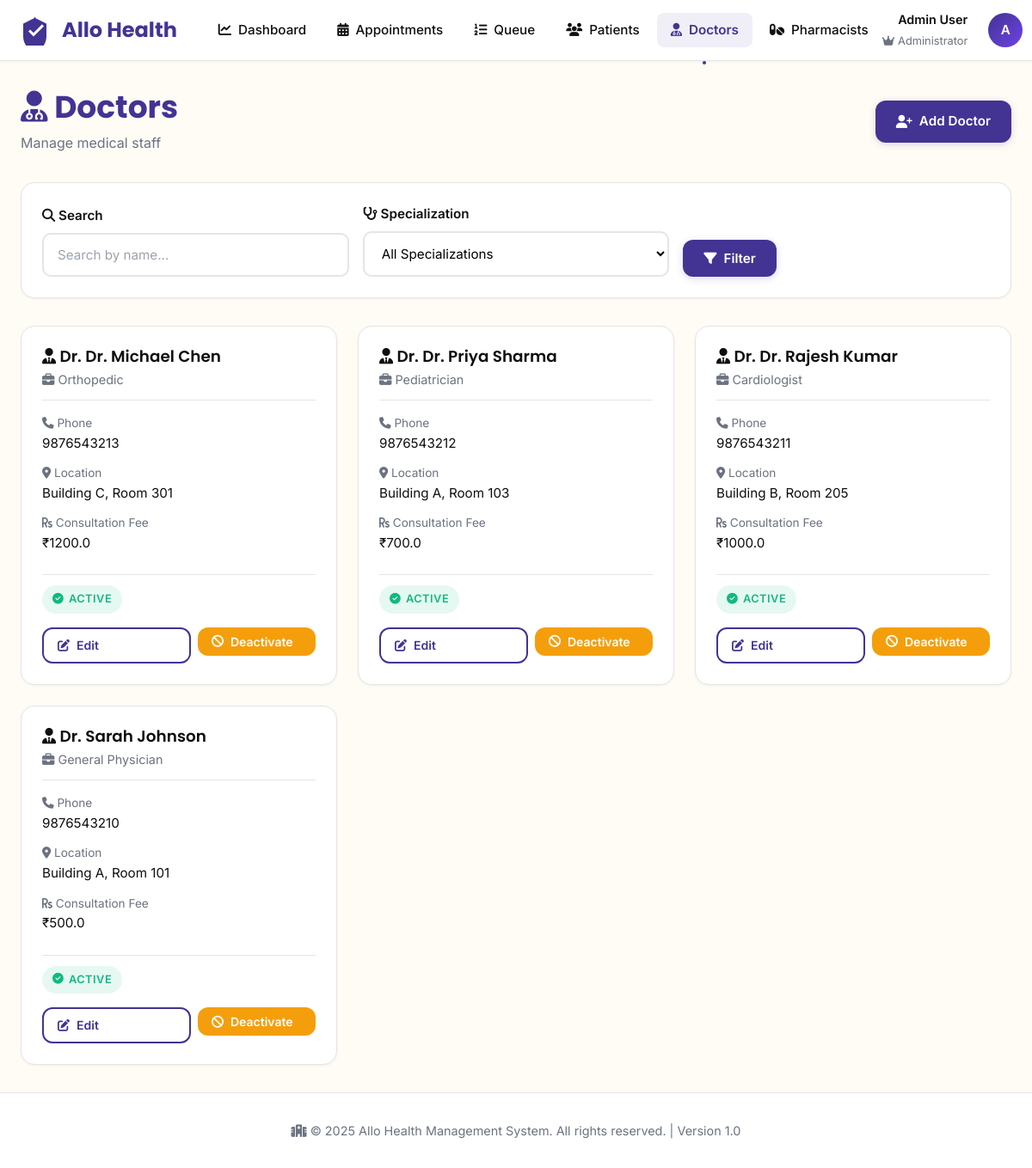
/doctors (signed in), run on the app's committed database.
### app.py (models this page shows, shortened)
class User(UserMixin, db.Model):
    __tablename__ = 'users'
    id = db.Column(db.Integer, primary_key=True)
    emp_no = db.Column(db.String(80), unique=True, nullable=False, index=True)
    email = db.Column(db.String(120), unique=True, nullable=False, index=True)
    password_hash = db.Column(db.String(255), nullable=False)
    full_name = db.Column(db.String(120))
    role = db.Column(db.String(20), nullable=False, default='receptionist')  # admin, receptionist, doctor, pharmacist
    is_active = db.Column(db.Boolean, default=True)
    created_at = db.Column(db.DateTime, default=datetime.utcnow)
    doctor_profile = db.relationship('Doctor', backref='user', uselist=False, cascade='all, delete-orphan')
    appointments_created = db.relationship('Appointment', backref='creator', foreign_keys='Appointment.created_by')

class Doctor(db.Model):
    __tablename__ = 'doctors'
    id = db.Column(db.Integer, primary_key=True)
    user_id = db.Column(db.Integer, db.ForeignKey('users.id'), nullable=False, unique=True)
    specialization = db.Column(db.String(100), nullable=False, index=True)
    gender = db.Column(db.String(20))
    location = db.Column(db.String(200), index=True)
    phone = db.Column(db.String(20))
    availability = db.Column(db.Text)
    consultation_fee = db.Column(db.Float, default=0.0)
    is_active = db.Column(db.Boolean, default=True)
    created_at = db.Column(db.DateTime, default=datetime.utcnow)
    appointments = db.relationship('Appointment', backref='doctor', lazy='dynamic', cascade='all, delete-orphan')
    queue_entries = db.relationship('QueueEntry', backref='doctor', lazy='dynamic')
    prescriptions = db.relationship('Prescription', backref='doctor', lazy='dynamic')

### app.py (the view, shortened to what this page needs)
@app.route('/doctors')
@login_required
@receptionist_required
def doctors():
    search = request.args.get('search', '')
    specialization = request.args.get('specialization', '')
    query = Doctor.query.join(User)
    if specialization:
        query = query.filter(Doctor.specialization.ilike(f'%{specialization}%'))
    doctors_list = query.order_by(User.full_name).all()
    specializations = db.session.query(Doctor.specialization).distinct().all()
    specializations = [s[0] for s in specializations if s[0]]
    return render_template('doctors.html',
                         doctors=doctors_list,
                         specializations=specializations,
                         search=search,
                         selected_spec=specialization)

### app.py (called while the page is built)
@login_manager.user_loader
def load_user(user_id):
    return User.query.get(int(user_id))

def receptionist_required(f):
    @wraps(f)
    def decorated_function(*args, **kwargs):
        if not current_user.is_authenticated or current_user.role not in ['admin', 'receptionist']:
            flash('You do not have permission to access this page.', 'danger')
            return redirect(url_for('dashboard'))
        return f(*args, **kwargs)
    return decorated_function

### templates/doctors.html (shortened to what this page needs)
{% extends "base.html" %}
{% block extra_css %}
<link rel="stylesheet" href="https://cdnjs.cloudflare.com/ajax/libs/font-awesome/6.4.0/css/all.min.css">
{% endblock %}
{% block content %}
<div class="page-header" style="display: flex; justify-content: space-between; align-items: center; flex-wrap: wrap; gap: 1rem;">
  <div>
    <h1 class="page-title"><i class="fas fa-user-md"></i> Doctors</h1>
    <p class="page-subtitle">Manage medical staff</p>
  </div>
  {% if current_user.role == 'admin' %}
    <a href="{{ url_for('doctor_new') }}" class="btn btn-primary"><i class="fas fa-user-plus"></i> Add Doctor</a>
  {% endif %}
</div>
<div class="card" style="margin-bottom: 2rem;">
  <form method="GET" style="display: grid; gap: 1rem; grid-template-columns: repeat(auto-fit, minmax(200px, 1fr)); align-items: end;">
    <div>
      <label class="form-label"><i class="fas fa-search"></i> Search</label>
      <input
        type="text"
        name="search"
        class="form-control"
        placeholder="Search by name..."
        value="{{ search }}"
      >
    </div>
    <div>
      <label class="form-label"><i class="fas fa-stethoscope"></i> Specialization</label>
      <select name="specialization" class="form-control">
        <option value="">All Specializations</option>
      </select>
    </div>
    <div>
      <button type="submit" class="btn btn-primary"><i class="fas fa-filter"></i> Filter</button>
    </div>
  </form>
</div>
<div class="grid grid-cols-3">
  {% for doctor in doctors %}
  <div class="card">
    <div class="card-header" style="margin-bottom: 1rem; padding-bottom: 0.75rem;">
      <div>
        <h3 class="card-title" style="font-size: 1.15rem; margin-bottom: 0.25rem;"><i class="fas fa-user-tie"></i> Dr. {{ doctor.user.full_name }}</h3>
        <p style="color: var(--text-gray); font-size: 0.9rem;"><i class="fas fa-briefcase"></i> {{ doctor.specialization }}</p>
      </div>
    </div>
    <div class="card-body">
      <div style="display: grid; gap: 0.75rem; font-size: 0.95rem;">
        {% if doctor.phone %}
        <div>
          <p style="color: var(--text-gray); font-size: 0.85rem;"><i class="fas fa-phone"></i> Phone</p>
          <p>{{ doctor.phone }}</p>
        </div>
        {% endif %}
        {% if doctor.location %}
        <div>
          <p style="color: var(--text-gray); font-size: 0.85rem;"><i class="fas fa-map-marker-alt"></i> Location</p>
          <p>{{ doctor.location }}</p>
        </div>
        {% endif %}
        {% if doctor.consultation_fee %}
        <div>
          <p style="color: var(--text-gray); font-size: 0.85rem;"><i class="fas fa-rupee-sign"></i> Consultation Fee</p>
          <p>₹{{ doctor.consultation_fee }}</p>
        </div>
        {% endif %}
        <div style="margin-top: 0.75rem; padding-top: 0.75rem; border-top: 1px solid var(--border-gray);">
          <span class="badge {% if doctor.is_active %}badge-success{% else %}badge-danger{% endif %}">
            {% if doctor.is_active %}<i class="fas fa-check-circle"></i> Active{% else %}<i class="fas fa-ban"></i> Inactive{% endif %}
          </span>
        </div>
      </div>
      {% if current_user.role == 'admin' %}
      <div style="display: flex; gap: 0.5rem; margin-top: 1rem;">
        <a href="{{ url_for('doctor_edit', id=doctor.id) }}" class="btn btn-sm btn-secondary" style="flex: 1; text-align: center;"><i class="fas fa-edit"></i> Edit</a>
        <form method="POST" action="{{ url_for('doctor_toggle_active', id=doctor.id) }}" style="flex: 1;">
          <button type="submit" class="btn btn-sm {% if doctor.is_active %}btn-warning{% else %}btn-success{% endif %}" style="width: 100%;">
            {% if doctor.is_active %}<i class="fas fa-ban"></i> Deactivate{% else %}<i class="fas fa-check"></i> Activate{% endif %}
          </button>
        </form>
      </div>
      {% endif %}
    </div>
  </div>
  {% endfor %}
</div>
{% endblock %}

### templates/base.html (shortened to what this page needs)
<!DOCTYPE html>
<html lang="en">
  <head>
    <link
      rel="stylesheet"
      href="https://cdnjs.cloudflare.com/ajax/libs/font-awesome/6.4.0/css/all.min.css"
    />
    {% block extra_css %}{% endblock %}
  </head>
  <body>
    <nav class="navbar">
      <div class="navbar-container">
        {% if current_user.is_authenticated and current_user.role == 'doctor' %}
        <a href="{{ url_for('doctor_dashboard') }}" class="navbar-brand">
          <svg viewBox="0 0 24 24" fill="currentColor">
            <path
              d="M12 2L2 7v10c0 5.55 3.84 10.74 9 12 5.16-1.26 9-6.45 9-12V7l-10-5z"
            />
            <path
              d="M10 17l-4-4 1.41-1.41L10 14.17l6.59-6.59L18 9l-8 8z"
              fill="white"
            />
          </svg>
          <span>Allo Health</span>
        </a>
        {% else %}
        <a href="{{ url_for('dashboard') }}" class="navbar-brand">
          <svg viewBox="0 0 24 24" fill="currentColor">
            <path
              d="M12 2L2 7v10c0 5.55 3.84 10.74 9 12 5.16-1.26 9-6.45 9-12V7l-10-5z"
            />
            <path
              d="M10 17l-4-4 1.41-1.41L10 14.17l6.59-6.59L18 9l-8 8z"
              fill="white"
            />
          </svg>
          <span>Allo Health</span>
        </a>
        {% endif %}
        <ul class="navbar-menu" id="navbarMenu">
          {% if current_user.is_authenticated and current_user.role == 'admin'
          %}
          <li>
            <a
              href="{{ url_for('dashboard') }}"
              class="navbar-link {% if request.endpoint == 'dashboard' %}active{% endif %}"
              title="Dashboard"
            >
              <i class="fas fa-chart-line"></i>
              <span>Dashboard</span>
            </a>
          </li>
          <li>
            <a
              href="{{ url_for('appointments') }}"
              class="navbar-link {% if request.endpoint and 'appointment' in request.endpoint %}active{% endif %}"
              title="Appointments"
            >
              <i class="fas fa-calendar-alt"></i>
              <span>Appointments</span>
            </a>
          </li>
          <li>
            <a
              href="{{ url_for('queue') }}"
              class="navbar-link {% if request.endpoint and 'queue' in request.endpoint %}active{% endif %}"
              title="Queue"
            >
              <i class="fas fa-list-ol"></i>
              <span>Queue</span>
            </a>
          </li>
          <li>
            <a
              href="{{ url_for('patients') }}"
              class="navbar-link {% if request.endpoint and 'patient' in request.endpoint %}active{% endif %}"
              title="Patients"
            >
              <i class="fas fa-users"></i>
              <span>Patients</span>
            </a>
          </li>
          <li>
            <a
              href="{{ url_for('doctors') }}"
              class="navbar-link {% if request.endpoint and 'doctor' in request.endpoint %}active{% endif %}"
              title="Doctors"
            >
              <i class="fas fa-user-md"></i>
              <span>Doctors</span>
            </a>
          </li>
          <li>
            <a
              href="{{ url_for('pharmacists') }}"
              class="navbar-link {% if request.endpoint and 'pharmacist' in request.endpoint %}active{% endif %}"
              title="Pharmacists"
            >
              <i class="fas fa-pills"></i>
              <span>Pharmacists</span>
            </a>
          </li>
          {% endif %}
        </ul>
        <div class="navbar-user">
          {% if current_user.is_authenticated %}
          <div class="user-info">
            <div class="user-name">
              {{ current_user.full_name or current_user.emp_no }}
            </div>
            <div class="user-role">
              {% if current_user.role == 'admin' %}
              <i class="fas fa-crown"></i>
              <span>Administrator</span>
              {% elif current_user.role == 'receptionist' %}
              <i class="fas fa-headset"></i>
              <span>Receptionist</span>
              {% elif current_user.role == 'doctor' %}
              <i class="fas fa-stethoscope"></i>
              <span>Doctor</span>
              {% elif current_user.role == 'pharmacist' %}
              <i class="fas fa-pills"></i>
              <span>Pharmacist</span>
              {% else %}
              <i class="fas fa-user"></i>
              <span>Staff</span>
              {% endif %}
            </div>
          </div>
          <div class="user-dropdown" id="userDropdown">
            <div class="user-avatar" onclick="toggleDropdown(event)">
              {{ current_user.emp_no[0].upper() if current_user.emp_no else 'U'
              }}
            </div>
          </div>
          {% endif %}
        </div>
      </div>
    </nav>
    <main class="main-content">{% block content %}{% endblock %}</main>
    <footer>
      <div class="footer-content">
        <p>
          <i class="fas fa-hospital"></i> &copy; 2025 Allo Health Management
          System. All rights reserved. | Version 1.0
        </p>
      </div>
    </footer>
  </body>
</html>

### data on the page
User: full_name "Admin User", emp_no "A"
Doctor: user.full_name "Dr. Michael Chen", specialization "Orthopedic", phone "9876543213", location "Building C, Room 301", consultation_fee "1200.0", is_active True (drawn)
Doctor: user.full_name "Dr. Priya Sharma", specialization "Pediatrician", phone "9876543212", location "Building A, Room 103", consultation_fee "700.0", is_active True (drawn)
Doctor: user.full_name "Dr. Rajesh Kumar", specialization "Cardiologist", phone "9876543211", location "Building B, Room 205", consultation_fee "1000.0", is_active True (drawn)
Doctor: user.full_name "Sarah Johnson", specialization "General Physician", phone "9876543210", location "Building A, Room 101", consultation_fee "500.0", is_active True (drawn)
